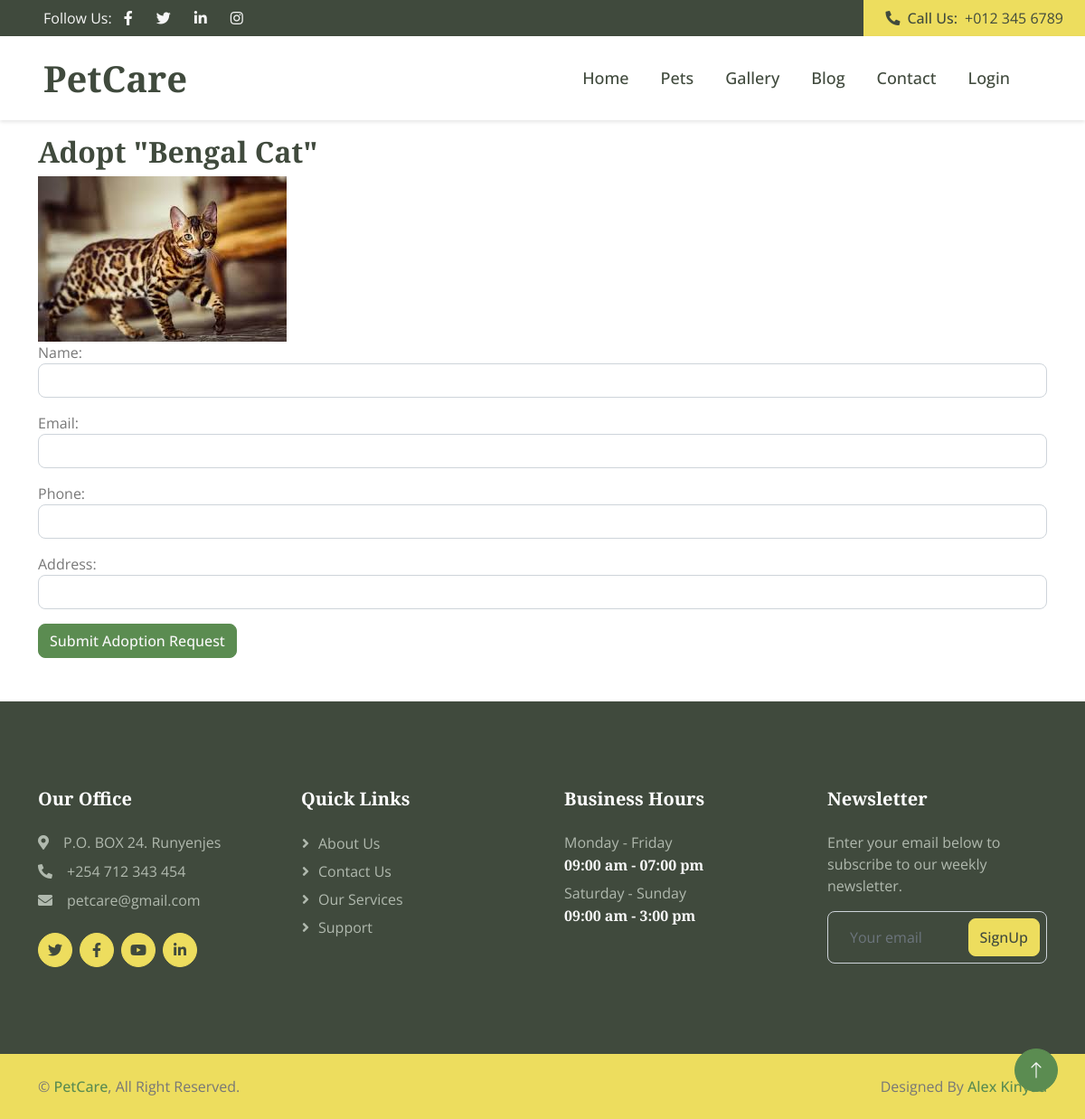
/adopt/6/, run on the app's committed database.
### pets/models.py (models this page shows, shortened)
class Pets(models.Model):
    name = models.CharField(max_length=100)
    gender_age = models.CharField(max_length=300)
    hair_type = models.CharField(max_length=300)
    origin = models.CharField(max_length=300)
    photo = models.ImageField(upload_to='pets/')

### pets/views.py (the view)
# urls.py: path('adopt/<int:pet_id>/', views.adopt_pet, name='adopt_pet')
def adopt_pet(request, pet_id):
    pet = get_object_or_404(Pets, id=pet_id)
    if request.method == 'POST':
        form = AdoptionRequestForm(request.POST)
        if form.is_valid():
            adoption_request = form.save(commit=False)
            adoption_request.pet = pet
            adoption_request.user = request.user
            adoption_request.save()
            messages.success(request, 'Thanks for your application. Kindly wait for our feedback. We will be happy to reach out')
            return redirect('pets')
    else:
        form = AdoptionRequestForm(initial={'pet': pet})
    return render(request, 'pets/pet_adoption.html', {'form': form, 'pet': pet})

### pets/forms.py
class AdoptionRequestForm(forms.ModelForm):
    class Meta:
        model = AdoptionRequest
        fields = ['name', 'email', 'phone', 'address']
        widgets = {
            'name': forms.TextInput(attrs={'class': 'form-control'}),
            'email': forms.EmailInput(attrs={'class': 'form-control'}),
            'phone': forms.TextInput(attrs={'class': 'form-control'}),
            'address': forms.TextInput(attrs={'class': 'form-control'}),
        }

### pets/templates/pets/pet_adoption.html (shortened to what this page needs)
{% extends "website/base.html" %}
{% block content %}
<div class="container">
    <h2>Adopt "{{ pet.name }}"</h2>
    <img src="{{ pet.photo.url }}" alt="{{ pet.name }}">
    <form method="post">
        {{ form.as_p }}
        <button type="submit" class="btn btn-primary">Submit Adoption Request</button>
    </form>
</div>
{% endblock %}

### website/static/css/style.css (style rules this page uses)
:root { --primary: orange; --secondary: #EDDD5E; --light: #F7F7F7; --dark: #404A3D; }
.btn { transition: .5s; font-weight: 500; }
.btn-primary, .btn-outline-primary:hover { color: var(--light); }

### data on the page
Pets: name "Bengal Cat", photo (picture)
